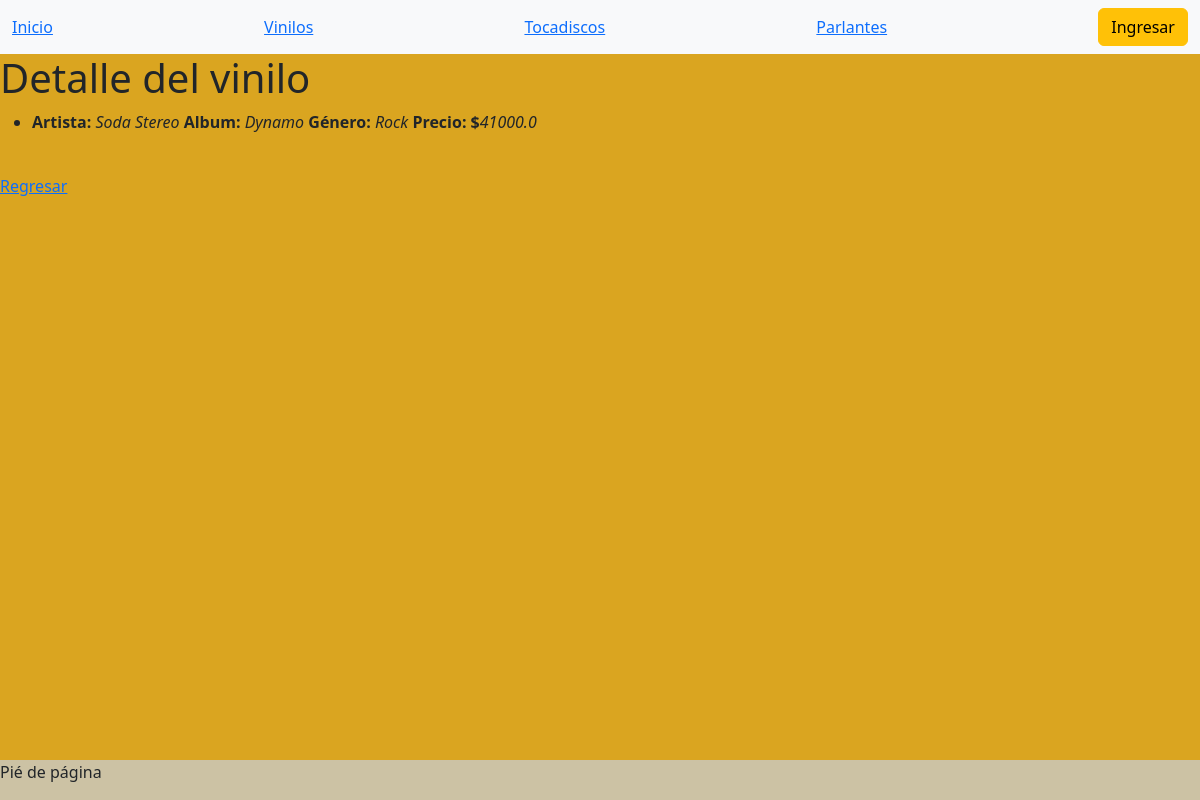
The page /base/vinilosDetalle/1 on the database its author committed.
### Appweb/models.py (models this page shows)
class Vinilo(models.Model):
    artista = models.CharField(max_length=50)
    album = models.CharField(max_length=50)
    genero = models.CharField(max_length=50)
    precio = models.FloatField()

### Appweb/views.py (the view)
# urls.py: path('vinilosDetalle/<pk>', ViniloDetailView.as_view(), name='VinilosDetalle'),
class ViniloDetailView(DetailView):
    model = Vinilo
    template_name = 'ventanas/vinilos_detalle.html'

### Appweb/templates/ventanas/vinilos_detalle.html
{% extends 'ventanas/base.html' %}
{% load static %}
{% block main %}
    <h1>Detalle del vinilo</h1>
    <ul>
        <li>
            <strong>Artista: </strong><i>{{ vinilo.artista }}</i>
            <strong>Album: </strong><i>{{ vinilo.album }}</i>
            <strong>Género: </strong><i>{{ vinilo.genero }}</i>
            <strong>Precio: $</strong><i>{{ vinilo.precio }}</i>
        </li>
    </ul>
    <br>
    <p>
        <a href="{% url 'ListarVinilos' %}">Regresar</a>
    </p>
{% endblock %}

### Appweb/static/aplication/css/estilos.css (style rules this page uses)
body { display: flex; min-height: 100vh; flex-direction: column; margin: 0; }

### rows shown on the page
Vinilo: artista "Soda Stereo", album "Dynamo", genero "Rock", precio "41000.0"
